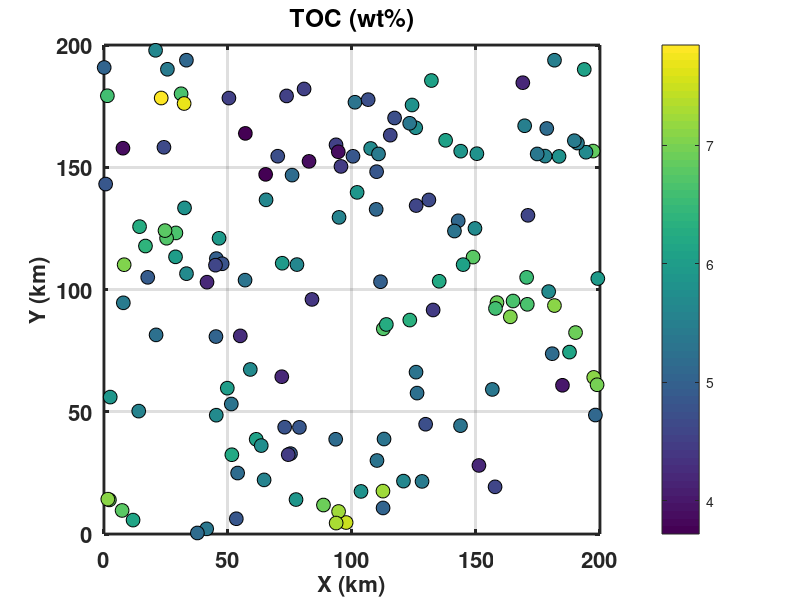
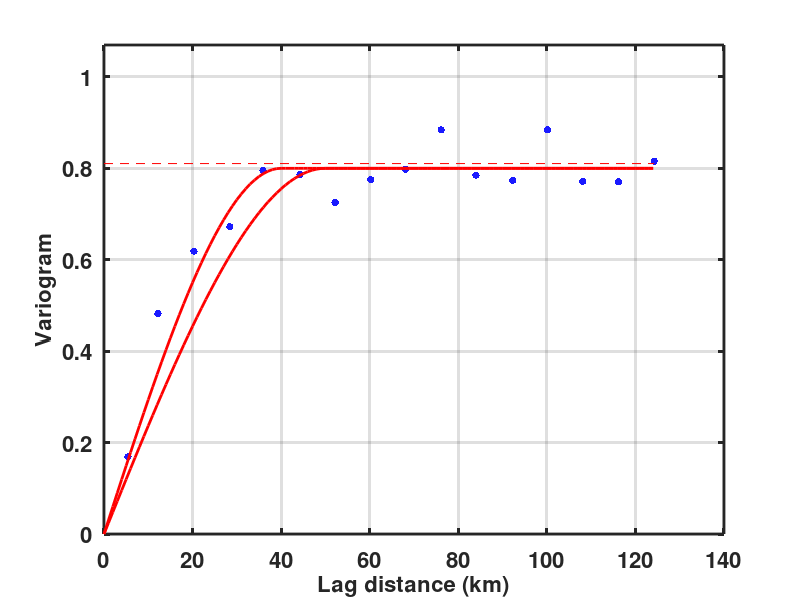

Here is the MATLAB script that generated these plots, in order:
% Variogram Analysis 
% Modified from Matlab Recipes for earth sciences 

clear all;
close all;
clc;

load TOC_Spatial.mat

%% Data Ploting and Initial Analysis
figure;
grid on;box on;hold on
set(gcf,'color','white')
set(gca,'FontWeight','bold','FontSize',16,'LineWidth',2);
scatter(x,y,100,z,'filled','MarkerEdgeColor','k')
colorbar
xlabel('X (km)','fontsize',16,'fontweight','bold');
ylabel('Y (km)','fontsize',16,'fontweight','bold');
set(gca,'XGrid','on','YGrid','on','LineWidth',2);
title('TOC (wt%)');

[X1,X2] = meshgrid(x);
[Y1,Y2] = meshgrid(y);
[Z1,Z2] = meshgrid(z);

H = sqrt((X1 - X2).^2 + (Y1 - Y2).^2);
B = 0.5*(Z1 - Z2).^2; 

%% Variogram Calculations

H2 = H.*(diag(x*NaN)+1);
lag = mean(min(H2))
hmd = max(H(:))/2
max_lags = floor(hmd/lag)
LAGS = ceil(H/lag);

for i = 1:max_lags
    SEL = (LAGS == i);
    H_Var(i) = mean(mean(H(SEL)));
    B_Var(i) = mean(mean(B(SEL)));
end

Var_z = var(z) 
b = [0 max(H_Var)]; 
c = [Var_z Var_z];

figure;
grid on;box on;hold on
set(gcf,'color','white')
set(gca,'FontWeight','bold','FontSize',16,'LineWidth',2);
plot(H_Var,B_Var,'.','color',[0.1 0.1 1],'Markersize',16)
plot(b,c, '--r') 
ylim([0 1.21*max(B_Var)])
xlabel('Lag distance (km)','fontsize',16,'fontweight','bold');
ylabel('Variogram','fontsize',16,'fontweight','bold');
set(gca,'XGrid','on','YGrid','on','LineWidth',2);

%% Analytical Models
lags=0:max(H_Var);

%% Spherical model with nugget
% Change the constants to get a reasonable match
nugget = 0;
C = 0.8;
range = 40;
Bsph = nugget + (C*(1.5*lags/range-0.5*(lags/...
   range).^3).*(lags<=range)+ C*(lags>range));
plot(lags,Bsph,'-','color',[1 0 0],'Linewidth',2)

nugget = 0;
C = 0.8;
range = 50;
Bsph = nugget + (C*(1.5*lags/range-0.5*(lags/...
   range).^3).*(lags<=range)+ C*(lags>range));
plot(lags,Bsph,'-','color',[1 0 0],'Linewidth',2)
 

%% Exponential model with nugget
% % Change the constants to get a reasonable match
% 
% nugget = 0.1;
% C = 0.7;
% range = 45;
% Bexp = nugget + C*(1 - exp(-3*lags/range));
% plot(lags,Bexp,'-','color',[0.3 0.7 0.8],'Linewidth',2)
%  
%% Linear model with nugget
% Change the constants to get a reasonable match

% nugget = 0;
% slope = 0.03;
% Blin = nugget + slope*lags;
% plot(lags,Blin,'-','color',[0.1 0.6 0.1],'Linewidth',2)
% hold off

